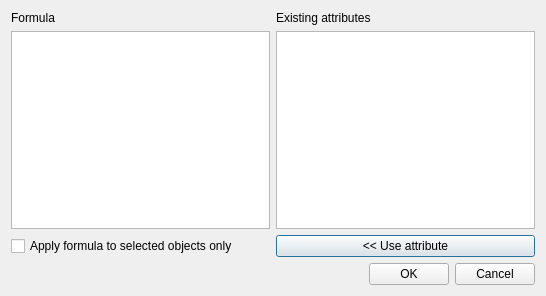
<?xml version="1.0" encoding="UTF-8"?>
<ui version="4.0">
 <class>CInsertColumnDlg</class>
 <widget class="QDialog" name="CInsertColumnDlg">
  <property name="geometry">
   <rect>
    <x>0</x>
    <y>0</y>
    <width>546</width>
    <height>296</height>
   </rect>
  </property>
  <property name="windowTitle">
   <string>Replace Attribute Values</string>
  </property>
  <layout class="QVBoxLayout" name="verticalLayout_3">
   <item>
    <layout class="QHBoxLayout" name="horizontalLayout_3">
     <item>
      <layout class="QVBoxLayout" name="verticalLayout">
       <item>
        <widget class="QLabel" name="c_formula_desc">
         <property name="text">
          <string>Formula</string>
         </property>
        </widget>
       </item>
       <item>
        <widget class="QTextEdit" name="c_formula"/>
       </item>
      </layout>
     </item>
     <item>
      <layout class="QVBoxLayout" name="verticalLayout_2">
       <item>
        <widget class="QLabel" name="label">
         <property name="text">
          <string>Existing attributes</string>
         </property>
        </widget>
       </item>
       <item>
        <widget class="QListWidget" name="c_column_names"/>
       </item>
      </layout>
     </item>
    </layout>
   </item>
   <item>
    <layout class="QHBoxLayout" name="horizontalLayout_2">
     <item>
      <widget class="QCheckBox" name="c_selection_desc">
       <property name="text">
        <string>Apply formula to selected objects only</string>
       </property>
      </widget>
     </item>
     <item>
      <widget class="QPushButton" name="c_use_column">
       <property name="text">
        <string>&lt;&lt; Use attribute</string>
       </property>
      </widget>
     </item>
    </layout>
   </item>
   <item>
    <layout class="QHBoxLayout" name="horizontalLayout">
     <item>
      <spacer name="horizontalSpacer">
       <property name="orientation">
        <enum>Qt::Horizontal</enum>
       </property>
       <property name="sizeHint" stdset="0">
        <size>
         <width>40</width>
         <height>20</height>
        </size>
       </property>
      </spacer>
     </item>
     <item>
      <widget class="QPushButton" name="c_ok">
       <property name="text">
        <string>OK</string>
       </property>
      </widget>
     </item>
     <item>
      <widget class="QPushButton" name="c_cancel">
       <property name="text">
        <string>Cancel</string>
       </property>
      </widget>
     </item>
    </layout>
   </item>
  </layout>
 </widget>
 <resources/>
 <connections>
  <connection>
   <sender>c_use_column</sender>
   <signal>clicked()</signal>
   <receiver>CInsertColumnDlg</receiver>
   <slot>OnUseAttribute()</slot>
   <hints>
    <hint type="sourcelabel">
     <x>318</x>
     <y>191</y>
    </hint>
    <hint type="destinationlabel">
     <x>292</x>
     <y>206</y>
    </hint>
   </hints>
  </connection>
  <connection>
   <sender>c_ok</sender>
   <signal>clicked()</signal>
   <receiver>CInsertColumnDlg</receiver>
   <slot>OnOK()</slot>
   <hints>
    <hint type="sourcelabel">
     <x>283</x>
     <y>253</y>
    </hint>
    <hint type="destinationlabel">
     <x>138</x>
     <y>241</y>
    </hint>
   </hints>
  </connection>
  <connection>
   <sender>c_cancel</sender>
   <signal>clicked()</signal>
   <receiver>CInsertColumnDlg</receiver>
   <slot>OnCancel()</slot>
   <hints>
    <hint type="sourcelabel">
     <x>338</x>
     <y>252</y>
    </hint>
    <hint type="destinationlabel">
     <x>372</x>
     <y>212</y>
    </hint>
   </hints>
  </connection>
 </connections>
 <slots>
  <slot>OnUseAttribute()</slot>
  <slot>OnSelChangeColumnNames(QModelIndex)</slot>
  <slot>OnDblclkColumnNames(QModelIndex)</slot>
  <slot>OnOK()</slot>
  <slot>OnCancel()</slot>
 </slots>
</ui>
